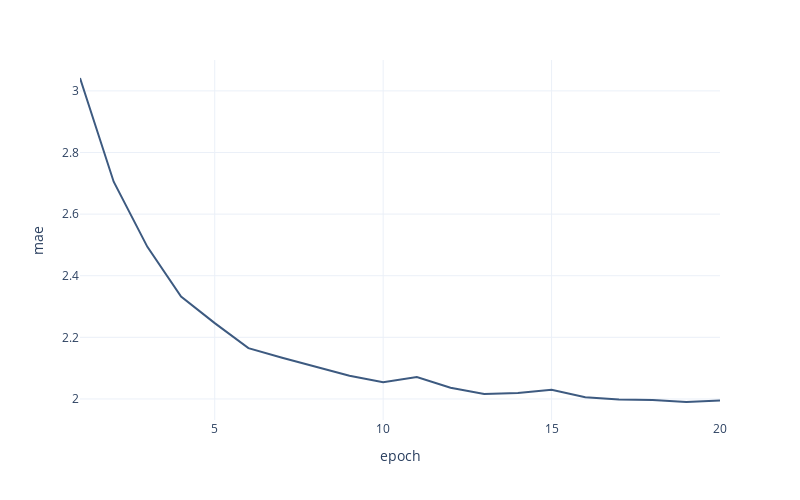

Notebook code cell kept with this figure:
### Code cell
fit_data = get_fit_data(fit_history, 'mae')

px.line(fit_data, 
        x=fit_data.index, 
        y="mae",
        color_discrete_sequence=["#3d5a80"],
        height=500,
        width=800,
        template="plotly_white")

### Figure 1 — Plotly figure (JSON) as saved in the notebook; plotly's stock layout.template omitted (floating-point values rounded to 4 significant figures)
{"data": [{"hovertemplate": "epoch=%{x}<br>mae=%{y}<extra></extra>", "legendgroup": "", "line": {"color": "#3d5a80", "dash": "solid"}, "marker": {"symbol": "circle"}, "mode": "lines", "name": "", "orientation": "v", "showlegend": false, "type": "scatter", "x": [1, 2, 3, 4, 5, 6, 7, 8, 9, 10, 11, 12, 13, 14, 15, 16, 17, 18, 19, 20], "xaxis": "x", "y": [3.042, 2.705, 2.494, 2.333, 2.246, 2.165, 2.134, 2.105, 2.075, 2.054, 2.071, 2.036, 2.016, 2.019, 2.03, 2.006, 1.998, 1.997, 1.99, 1.995], "yaxis": "y"}], "layout": {"height": 500, "legend": {"tracegroupgap": 0}, "margin": {"t": 60}, "width": 800, "xaxis": {"anchor": "y", "domain": [0, 1], "title": {"text": "epoch"}}, "yaxis": {"anchor": "x", "domain": [0, 1], "title": {"text": "mae"}}}}
